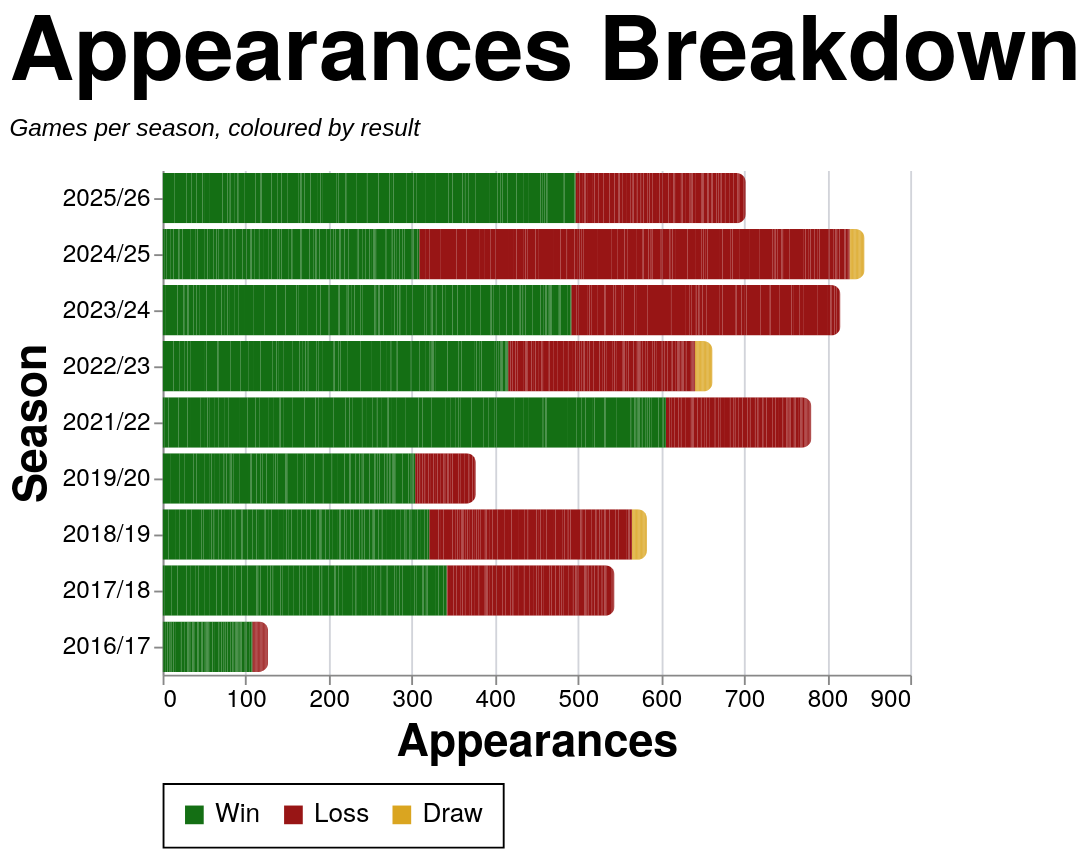

This figure's Vega-Lite source:
### Vega-Lite specification from a JSON file in a GitHub repository (floating-point values rounded to 4 significant figures; data arrays with more than 128 entries replaced by an {"elided": "..."} marker saying what was removed)
{"config": {"axis": {"labelFont": "PT Sans Narrow, Helvetica Neue, Helvetica, Arial, sans-serif", "titleFont": "PT Sans Narrow, Helvetica Neue, Helvetica, Arial, sans-serif", "labelFontSize": 13, "titleFontSize": 24, "gridColor": "#202947", "gridOpacity": 0.2, "zindex": 1}, "text": {"font": "Lato, sans-serif"}, "bar": {"cornerRadiusEnd": 5}, "header": {"labelFont": "PT Sans Narrow, Helvetica Neue, Helvetica, Arial, sans-serif", "titleFont": "PT Sans Narrow, Helvetica Neue, Helvetica, Arial, sans-serif", "labelFontSize": 24, "titleFontSize": 28, "labelFontWeight": "bold", "orient": "left"}, "legend": {"labelFont": "PT Sans Narrow, Helvetica Neue, Helvetica, Arial, sans-serif", "titleFont": "PT Sans Narrow, Helvetica Neue, Helvetica, Arial, sans-serif", "labelFontSize": 14, "titleFontSize": 16, "titlePadding": 5, "fillColor": "white", "strokeColor": "black", "padding": 10, "titleFontWeight": "lighter", "titleFontStyle": "italic", "titleColor": "gray", "offset": 10}, "title": {"font": "PT Sans Narrow, Helvetica Neue, Helvetica, Arial, sans-serif", "fontSize": 48, "fontWeight": "bold", "anchor": "start", "align": "center", "titlePadding": 20, "subtitlePadding": 10, "subtitleFontSize": 13, "subtitleColor": "", "subtitleFontStyle": "italic", "offset": 15, "color": "black"}, "axisX": {"labelAngle": 0}, "facet": {"title": null, "header": null, "align": {"row": "each", "column": "each"}, "spacing": 10}, "resolve": {"scale": {"y": "independent", "facet": "independent"}}, "background": "transparent", "scale": {"offsetBandPaddingOuter": 0.2, "offsetBandPaddingInner": 0.1}, "view": {"stroke": null, "background": "transparent"}}, "data": {"name": "data-f8d724e9546fb0fa4350ef6cf880314b"}, "mark": {"type": "bar"}, "encoding": {"color": {"field": "color_value", "legend": {"orient": "bottom", "title": null}, "scale": {"domain": ["Win", "Loss", "Draw"], "range": ["#146f14", "#981515", "goldenrod"]}, "sort": {"field": "sum(apps)", "op": "sum", "order": "descending"}, "type": "nominal"}, "tooltip": [{"field": "player", "title": "Player", "type": "nominal"}, {"field": "season", "title": "Season", "type": "nominal"}, {"field": "color_value", "title": "Group", "type": "nominal"}, {"aggregate": "sum", "field": "apps", "title": "Appearances", "type": "quantitative"}], "x": {"aggregate": "sum", "field": "apps", "title": "Appearances", "type": "quantitative"}, "y": {"field": "season", "sort": {"field": "season_sort", "op": "max", "order": "descending"}, "title": "Season", "type": "nominal"}}, "height": {"step": 30}, "title": {"text": "Appearances Breakdown", "subtitle": "Games per season, coloured by result"}, "width": 400, "$schema": "https://vega.github.io/schema/vega-lite/v5.20.1.json", "datasets": {"data-f8d724e9546fb0fa4350ef6cf880314b": {"elided": "2509 records"}}}
